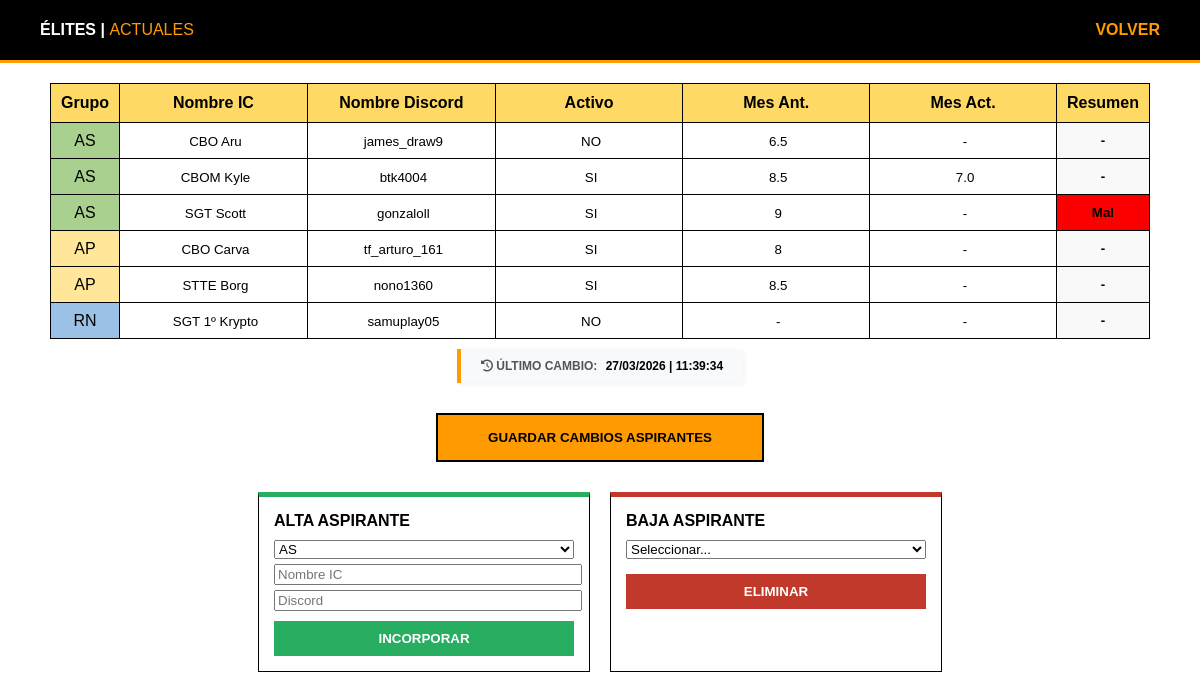
Screenshot of /elites/elites_actuales.php with the database file from the repository.
### tables this page shows
CREATE TABLE `miembros_elites` (
  `id` int(11) NOT NULL AUTO_INCREMENT,
  `grupo` varchar(10) DEFAULT NULL,
  `nombre_ic` varchar(100) DEFAULT NULL,
  `nombre_dis` varchar(100) DEFAULT NULL,
  `activo` varchar(2) DEFAULT NULL,
  `mes_anterior` varchar(10) DEFAULT NULL,
  `mes_actual` varchar(10) DEFAULT NULL,
  `resumen_mes` varchar(50) DEFAULT '-',
  PRIMARY KEY (`id`)
);

CREATE TABLE `control_cambios` (
  `seccion` varchar(50) NOT NULL,
  `ultima_modificacion` datetime DEFAULT NULL,
  PRIMARY KEY (`seccion`)
);

### elites/elites_actuales.php (the view, shortened to what this page needs)
<?php
include '../ficheros/conexion.php';
$query = "SELECT * FROM miembros_elites ORDER BY FIELD(grupo, 'AS', 'AP', 'RN'), nombre_ic ASC";
$resultado = mysqli_query($conexion, $query);
$miembros = [];
$res_tiempo = mysqli_query($conexion, "SELECT ultima_modificacion FROM control_cambios WHERE seccion = 'elites_act'");
$dato_tiempo = mysqli_fetch_assoc($res_tiempo);
$ultima_pila = date("d/m/Y | H:i:s", strtotime($dato_tiempo['ultima_modificacion']));
?>
<!DOCTYPE html>
<html lang="es">
<head>
    <link rel="stylesheet" href="https://cdnjs.cloudflare.com/ajax/libs/font-awesome/6.0.0/css/all.min.css">
</head>
<body>
    <header class="BarraNavegar">
        <div><b>ÉLITES | </b><span style="color:#FF9B00">ACTUALES</span></div>
        <label onclick="location.href='index.php'" style="color:#FF9B00; cursor:pointer; font-weight:bold;">VOLVER</label>
    </header>
    <div class="contenedor-excel">
        <form action="sync_actuales.php" method="POST" style="width:100%; display:flex; flex-direction:column; align-items:center;">
            <table class="tabla-excel">
                <thead>
                    <tr>
                        <th>Grupo</th><th>Nombre IC</th><th>Nombre Discord</th><th>Activo</th><th>Mes Ant.</th><th>Mes Act.</th><th>Resumen</th>
                    </tr>
                </thead>
                <tbody>
                    <?php while($row = mysqli_fetch_assoc($resultado)): $miembros[] = $row; ?>
                    <tr>
                        <td class="grp-<?php echo $row['grupo']; ?>"><?php echo $row['grupo']; ?></td>
                        <td><input type="text" name="nom_ic[]" class="input-celda" value="<?php echo $row['nombre_ic']; ?>"></td>
                        <td><input type="text" name="nom_dis[]" class="input-celda" value="<?php echo $row['nombre_dis']; ?>"></td>
                        <td><input type="text" name="activo[]" class="input-celda" value="<?php echo $row['activo']; ?>"></td>
                        <td><input type="text" name="ant[]" class="input-celda" value="<?php echo $row['mes_anterior']; ?>"></td>
                        <td><input type="text" name="actu[]" class="input-celda" value="<?php echo $row['mes_actual']; ?>"></td>
                        <td class="status-<?php echo ($row['resumen_mes'] == '-' || empty($row['resumen_mes'])) ? 'nada' : $row['resumen_mes']; ?>">
    <select name="res[]" class="select-pill-elite" onchange="this.parentElement.className='status-'+this.value">
        <option value="-" <?php if($row['resumen_mes'] == '-') echo 'selected'; ?>>-</option>
        <option value="Mal" <?php if($row['resumen_mes'] == 'Mal') echo 'selected'; ?>>Mal</option>
    </select>
</td>
                    </tr>
                    <?php endwhile; ?>
                </tbody>
            </table>
            <div style="
                            background: #f8f9fa;
                            border-left: 4px solid #FF9B00;
                            padding: 10px 20px;
                            margin: 10px 0;
                            font-size: 12px;
                            color: #555;
                            font-weight: bold;
                            display: inline-block;
                            box-shadow: 2px 2px 5px rgba(0,0,0,0.05);
                                                                        ">
                <i class="fas fa-history"></i> ÚLTIMO CAMBIO:
                <span style="color: #000; margin-left: 5px;"><?php echo $ultima_pila; ?></span>
                </div>
            <button type="submit" class="btn-sync">GUARDAR CAMBIOS ASPIRANTES</button>
        </form>
        <div class="centro-mando">
            <div class="col-mando" style="border-top: 5px solid #27ae60;">
                <h4 style="margin:0 0 10px 0;">ALTA ASPIRANTE</h4>
                <select id="a_grupo" style="width:100%; margin-bottom:5px;">
                    <option value="AS">AS</option><option value="AP">AP</option><option value="RN">RN</option>
                </select>
                <input type="text" id="a_nom_ic" placeholder="Nombre IC" style="width:100%; margin-bottom:5px;">
                <input type="text" id="a_nom_dis" placeholder="Discord" style="width:100%; margin-bottom:5px;">
                <button type="button" onclick="ejecutarAlta()" class="btn-mando" style="background:#27ae60;">INCORPORAR</button>
            </div>
            <div class="col-mando" style="border-top: 5px solid #c0392b;">
                <h4 style="margin:0 0 10px 0;">BAJA ASPIRANTE</h4>
                <select id="id_baja" style="width:100%; margin-bottom:10px;">
                    <option value="">Seleccionar...</option>
                </select>
                <button type="button" onclick="ejecutarBaja()" class="btn-mando" style="background:#c0392b;">ELIMINAR</button>
            </div>
        </div>
    </div>
</body>
</html>

### elites/elites_actuales.php (style rules this page uses)
body { background: #fff; font-family: Calibri, sans-serif; margin: 0; }
.BarraNavegar { background: #000; padding: 0 40px; color: #fff; border-bottom: 3px solid #FF9B00; display: flex; justify-content: space-between; align-items: center; height: 60px; }
.contenedor-excel { padding: 20px; display: flex; flex-direction: column; align-items: center; }
.tabla-excel { border-collapse: collapse; width: 100%; max-width: 1100px; border: 1.5px solid #000; }
.tabla-excel th { background: #FFD966; border: 1px solid #000; padding: 10px; }
.tabla-excel td { border: 1px solid #000; padding: 5px; text-align: center; }
.grp-AS { background: #A9D08E; }
.grp-AP { background: #FFE699; }
.grp-RN { background: #9BC2E6; }
.input-celda { width: 100%; border: none; text-align: center; background: transparent; }
.centro-mando { display: flex; justify-content: center; gap: 20px; margin-top: 30px; width: 100%; }
.col-mando { flex: 0 0 300px; border: 1.5px solid #000; padding: 15px; background: #fff; }
.btn-sync { background: #FF9B00; border: 2px solid #000; padding: 15px 50px; font-weight: bold; cursor: pointer; margin-top: 20px; }
.btn-mando { width: 100%; padding: 10px; border: none; color: #fff; font-weight: bold; cursor: pointer; margin-top: 5px; }
.status-Mal { background-color: #fc0000 !important; color: #000000 !important; }
.status-nada { background-color: #f9f9f9 !important; color: #000000; }
.select-pill-elite { width: 95%; border: none; background: transparent; font-weight: bold; text-align: center; cursor: pointer; padding: 5px; font-family: inherit; appearance: none; }

### rows the page displays
miembros_elites: grupo "AS", nombre_ic "CBO Aru", nombre_dis "james_draw9", activo "NO", mes_anterior "6.5", mes_actual "-", resumen_mes "-"
miembros_elites: grupo "AS", nombre_ic "CBOM Kyle", nombre_dis "btk4004", activo "SI", mes_anterior "8.5", mes_actual "7.0", resumen_mes "-"
miembros_elites: grupo "AS", nombre_ic "SGT Scott", nombre_dis "gonzaloll", activo "SI", mes_anterior "9", mes_actual "-", resumen_mes "Mal"
miembros_elites: grupo "AP", nombre_ic "CBO Carva", nombre_dis "tf_arturo_161", activo "SI", mes_anterior "8", mes_actual "-", resumen_mes "-"
miembros_elites: grupo "AP", nombre_ic "STTE Borg", nombre_dis "nono1360", activo "SI", mes_anterior "8.5", mes_actual "-", resumen_mes "-"
miembros_elites: grupo "RN", nombre_ic "SGT 1º Krypto", nombre_dis "samuplay05", activo "NO", mes_anterior "-", mes_actual "-", resumen_mes "-"
control_cambios: ultima_modificacion "27/03/2026 | 11:39:34"
